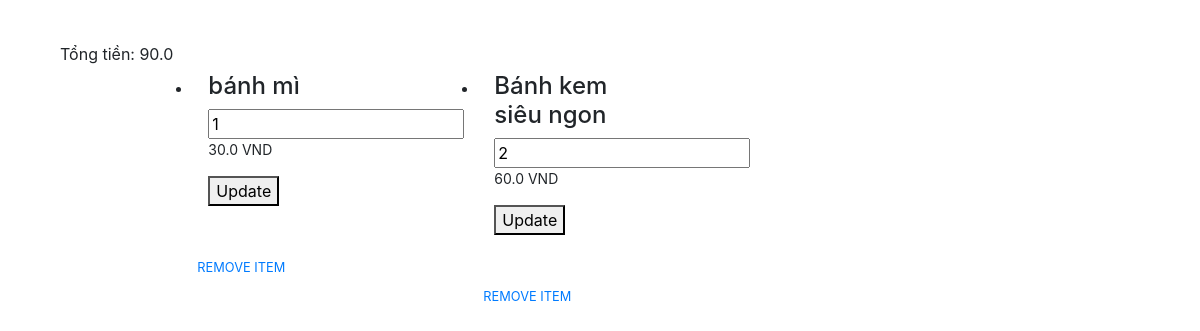
The app's page /cart (signed in) with its own data.
### cakeshop/models.py (models this page shows, shortened)
class Cake(models.Model):
    name = models.CharField(max_length=255)
    category = models.ForeignKey(Category, on_delete=models.CASCADE)
    price = models.DecimalField(max_digits=8, decimal_places=2)
    quantity = models.DecimalField(max_digits=8, decimal_places=0)
    description = models.TextField()
    image_url = models.TextField(null=True, blank=True)

class Order(models.Model):
    user = models.ForeignKey(User, on_delete=models.CASCADE)
    cake = models.ForeignKey(Cake, on_delete=models.CASCADE)
    quantity = models.DecimalField(max_digits=10, decimal_places=0)

### cakeshop/views.py (the view)
# urls.py: path('cart', views.Cart.cart_list, name='cart'),
    def cart_list(request):
        cart = []
        if request.user.is_authenticated == False:
            cart = Cart.get_cart(request)
        else:
            username = request.user
            orders = Order.objects.filter(user=username)
            cakes = Cake.objects.all()
            total = 0
            for order in orders:
                for cake in cakes:
                    if cake.id == order.cake_id:
                        price = float(cake.price) * float(order.quantity)
                        total += price
                        new_item = {'id': order.id, 'name': cake.name, 'price': price, 'quantity': order.quantity}
                        cart.append(new_item)
            request.session['total'] = total
        context = {'cart': cart}
        return render(request, 'cakeshop/cart.html', context)

### cakeshop/templates/cakeshop/cart.html (shortened to what this page needs)
<!DOCTYPE html>
<html lang="en">
<head>
    <link rel="stylesheet" href="https://maxcdn.bootstrapcdn.com/bootstrap/4.0.0/css/bootstrap.min.css"
>
</head>
<body>
    <div class="container">
        <div class="row">
            <div class="col-lg-9 col-md-12 ">
                <div class="row">
                    {% if request.session.total %}
                        <p>Tổng tiền: {{ request.session.total }}</p>
                    {% endif %}
                    <ul class="products">
                        {% for cart in cart %}
                        <li class="product">
                            <form class="col-lg-7 product" action="{% url 'cakeshop:update_item' cart.id %}"
                                method="post">
                                <h4>{{ cart.name }}</h4>
                                <input type="number" name="quantity" value="{{ cart.quantity }}">
                                <p>{{ cart.price }} VND</p>
                                <button type="submit" class="cart_page-btn_update">Update</button>
                            </form>
                            <div class="mt-5 d-flex justify-content-between align-items-center cart_page_align-items-center">
                                <div>
                                    <a href="{% url 'cakeshop:remove_item' cart.id %}"
                                        type="button"
                                        class="card-link-secondary small text-uppercase mr-3"> Remove item </a>
                                </div>
                            </div>
                        </li>
                        {% endfor %}
                    </ul>
                </div>
            </div>
        </div>
    </div>
</body>
</html>

### cakeshop/templates/cakeshop/cart.html (style rules this page uses)
body { padding-top: 30px; }
.row { margin: 4px 0px; }
p { text-align: justify; word-wrap: break-word; overflow-wrap: break-word; }
.products { padding: 20px; width: 100px; display: flex; }
.product h4 { margin-top: 10px; }
.product p { font-size: 14px; }

### records on screen
Cake: name "bánh mì"
Order: quantity "1"
Cake: name "Bánh kem siêu ngon"
Order: quantity "2"

### other values on screen
{{ request.session.total }} "90.0"
{{ cart.price }} "30.0" "60.0"
